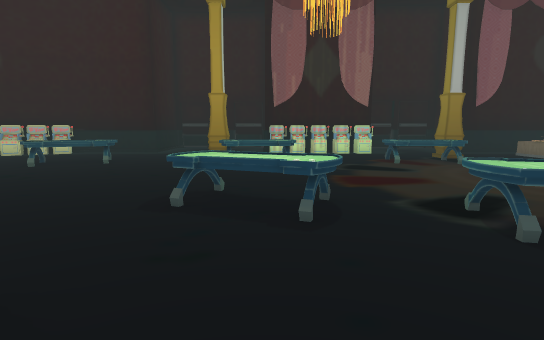
view 1 (above)

20 first-person views from a walk through a 3-D level made in the Unity game engine. The camera is 1.5 m above the floor, tilts 8° down and sees 85° across. The floor is counted in squares, 1 m on a side. Each view is taken from the middle of a square. On the plan, view 1 faces up. The plan holds only what a view shows up to about 15 squares ahead; the rest is blank. The place goes on beyond the plan. The player is left out. Some animated figures are left out.

view 2
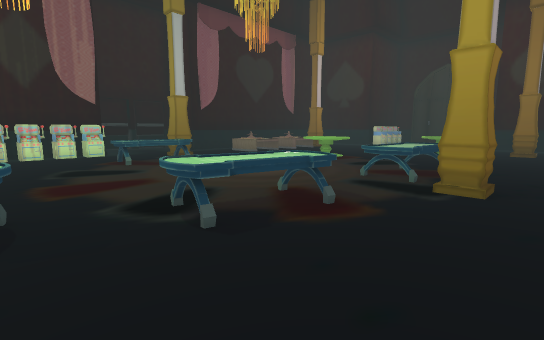

view 3
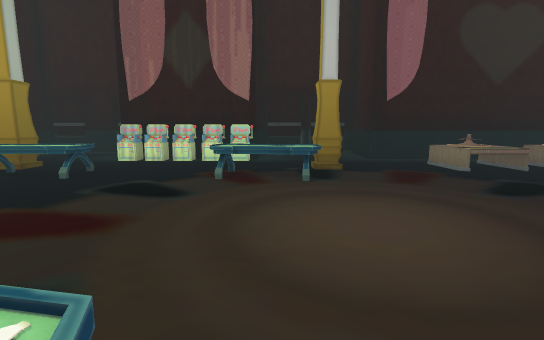

view 4
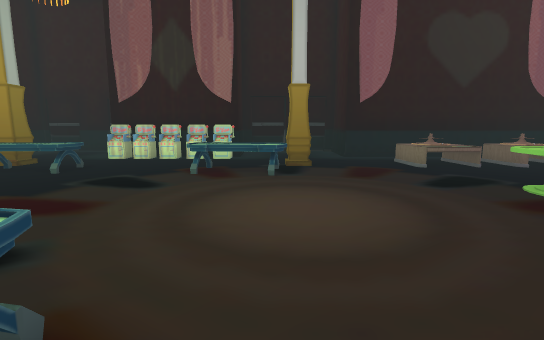

view 5
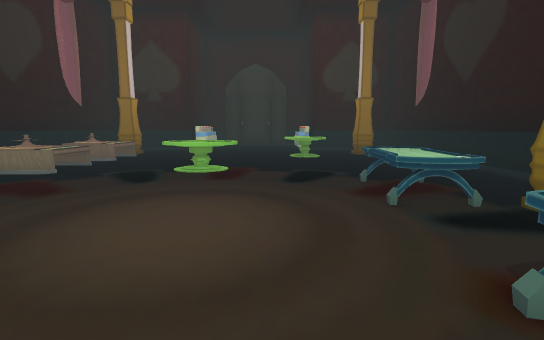

view 6
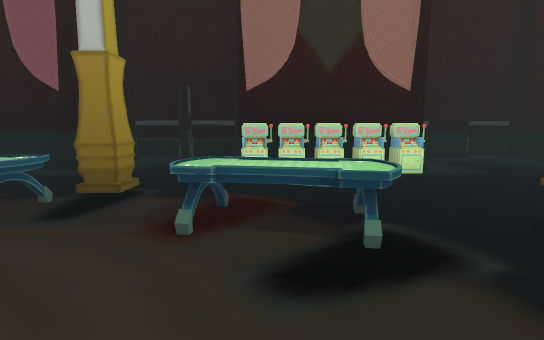

view 7
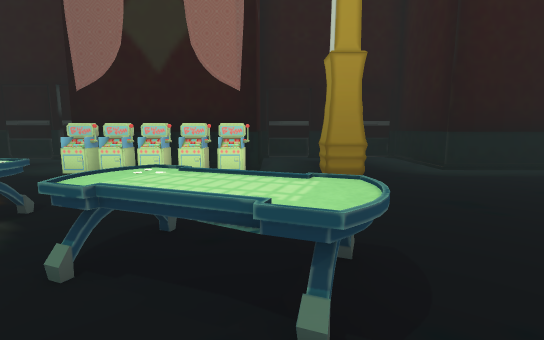

view 8
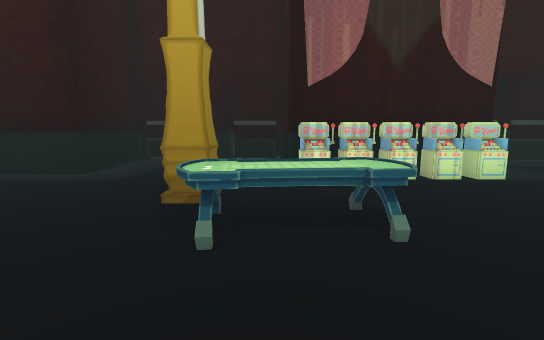

view 9
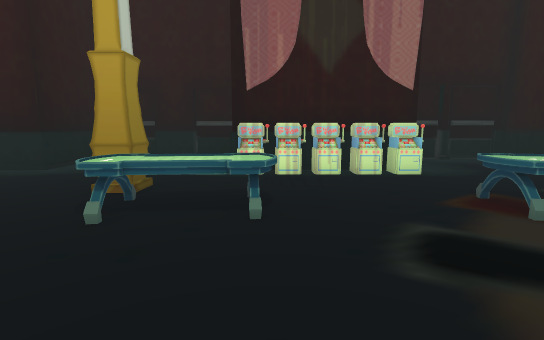

view 10
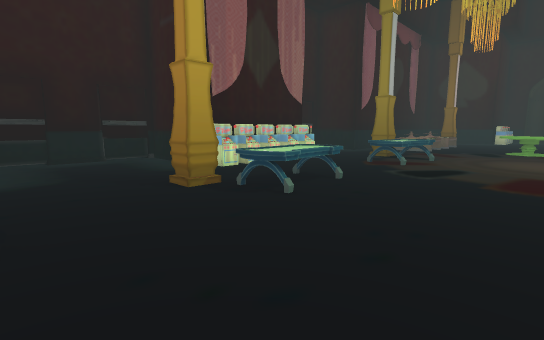

view 11
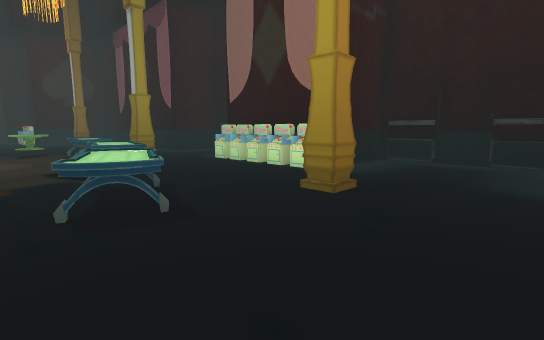

view 12
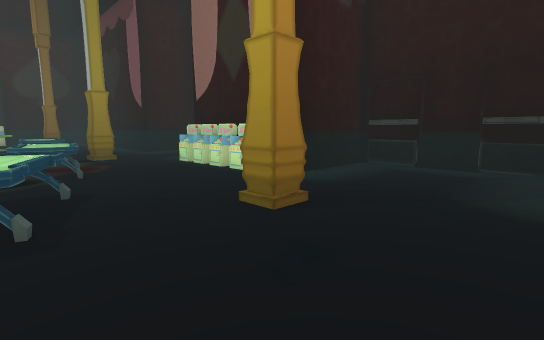

view 13
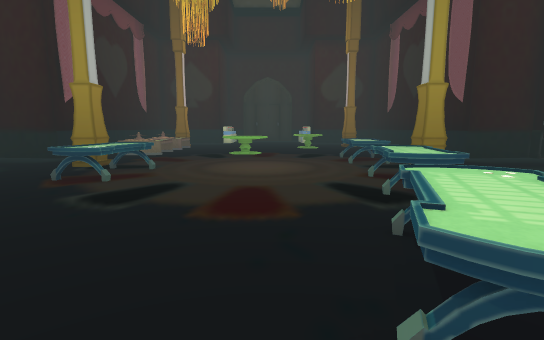

view 14
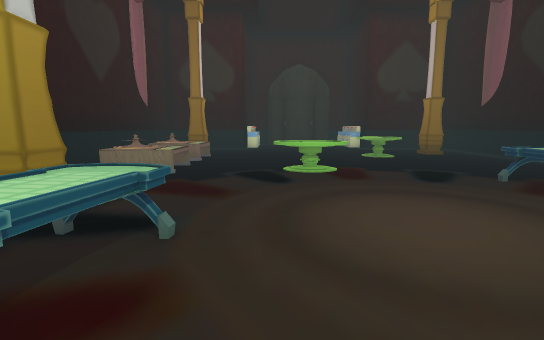

view 15
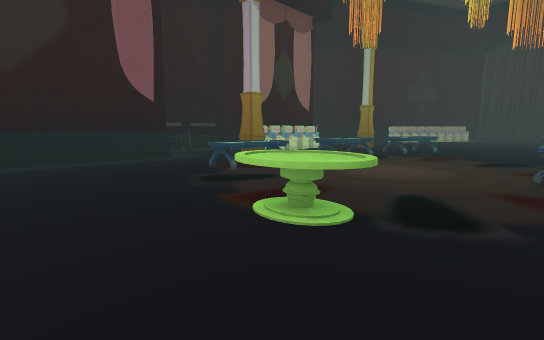

view 16
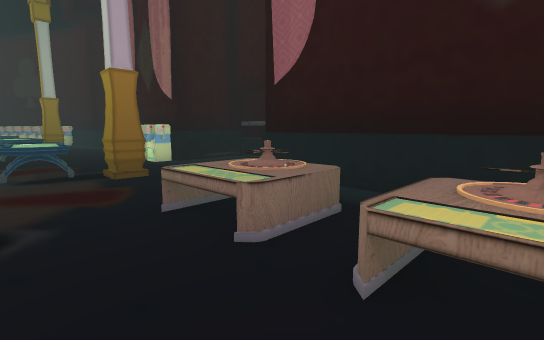

view 17
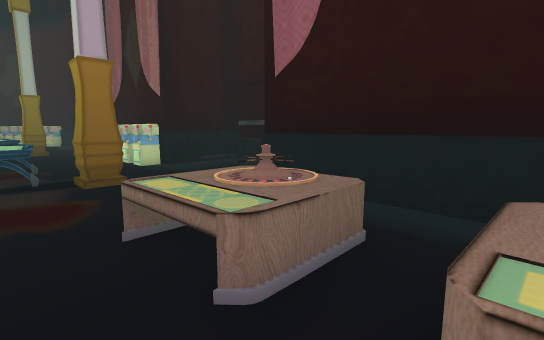

view 18
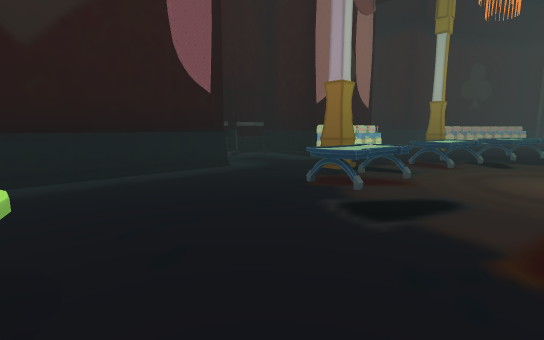

view 19
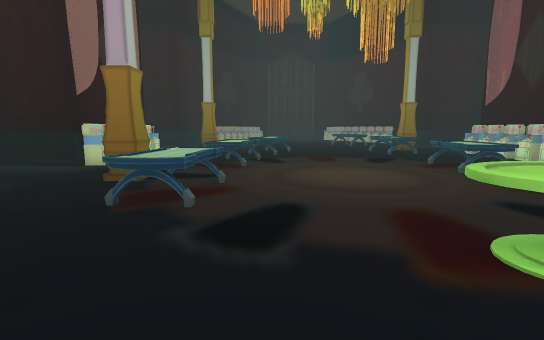

view 20
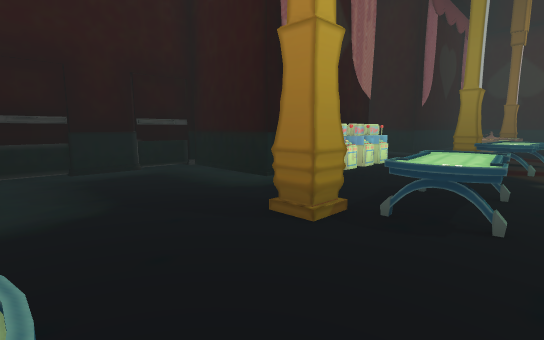

### Floor plan
Key: @ floor where view 1 was taken; # wall or solid block; . floor; O other object.
Columns run from 7 left of view 1 to 19 right of it. Each row starts with its distance up from view 1.
 23 ########
 22 #......#     #######
 21 #......#     #.....#
 20 #......#     #.....#
 19 #......##   ##.....########
 18 .......#######...........
 17 .....................OOO.OO
 16 .....................OOO.OO
 15 ....##..........#....OOO.OO
 14 O....OOOO...OOOO.....OOO.OO
 13 O....OOOO...OOOO...........
 12 ...........................
 11 ......................O....
 10 .....................OOO...
  9 .....................OOO...
  8 ......................O....
  7 .....OO....................
  6 .....OOOO.................O
  5 ......OOO.OOOO...O........O
  4 ..........OOOO..OOOOO......
  3 .............O...OOOO......
  2 ....#...........#..........
  1 ...........................
  0 .......@...................
 -1 .......#######.............
 -2 #......##   ##.....########
 -3 #......#     #.....#
 -4 #......#     #.....#
 -5 #......#     #######
 -6 ########

Where each view was taken, in squares from view 1:
view 1: 0 up, 0 right, facing up
view 2: 0 up, 1 right, facing up-right
view 3: 4 up, 7 right, facing up
view 4: 3 up, 8 right, facing up
view 5: 7 up, 4 right, facing right
view 6: 9 up, 5 right, facing down
view 7: 9 up, 1 left, facing down
view 8: 9 up, 1 left, facing up
view 9: 8 up, 1 right, facing up
view 10: 8 up, 7 left, facing up-right
view 11: 8 up, 7 left, facing down-right
view 12: 6 up, 7 left, facing down-right
view 13: 8 up, 3 left, facing right
view 14: 11 up, 4 right, facing right
view 15: 13 up, 19 right, facing down-left
view 16: 12 up, 19 right, facing up-left
view 17: 13 up, 18 right, facing up-left
view 18: 8 up, 19 right, facing down-left
view 19: 6 up, 18 right, facing left
view 20: 12 up, 7 left, facing up-right
